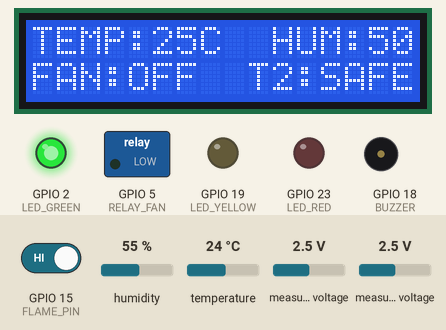
Simulated run of this sketch. Board: ESP32. On the bench: 16×2 character LCD, switched loads named in the sketch (green lamp = pin HIGH), output pins drawn as LEDs (lit = HIGH), buzzer (waves = sounding, pin HIGH). The test bench sets the inputs (shaded band); at power-on: measured voltage 2.5 V, GPIO 15 (FLAME_PIN) HIGH, temperature 24 °C, humidity 55 %. WiFi joins after 1.5 s; servers stay silent unless stated; no MQTT or app messages arrive unless stated; what the sketch prints to the serial monitor is not drawn.

Above: at 3.8 s.
3.9 s: measured voltage (sensor 201) set to 3.6 V
At 6.5 s:
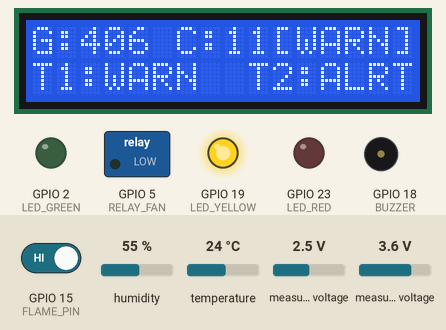
9.1 s: measured voltage (sensor 201) set to 3.9 V
At 11.0 s:
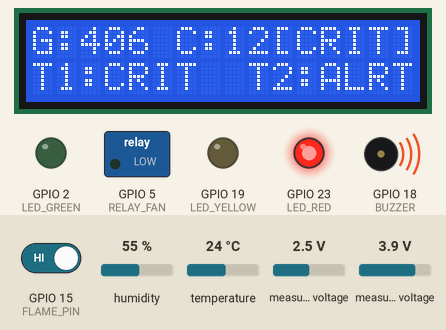
19.1 s: GPIO 15 (FLAME_PIN) driven LOW
At 19.5 s:
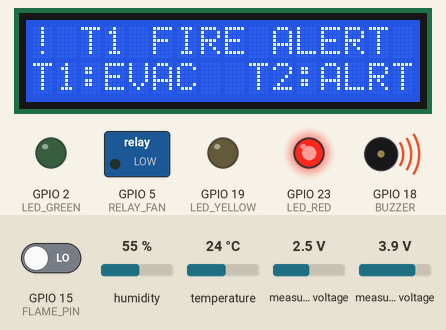
30.6 s: measured voltage (sensor 201) set to 0.1 V
42.1 s: GPIO 15 (FLAME_PIN) driven HIGH
At 51.6 s:
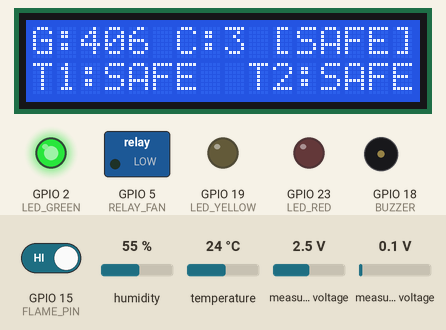
53.6 s: temperature set to 39 °C
At 58.0 s:
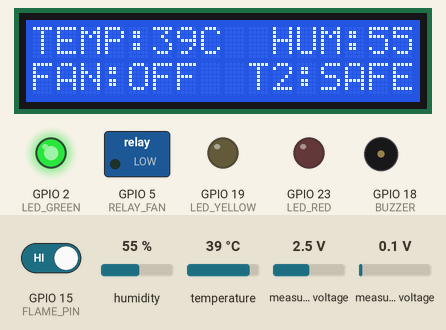
65.1 s: temperature set to 42 °C
At 66.5 s:
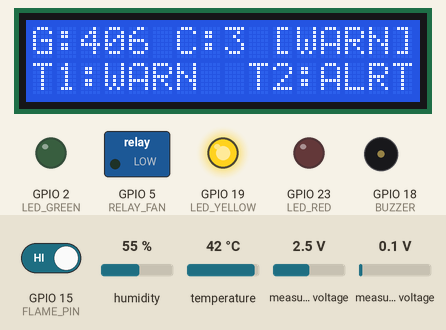
Timing chart, 0 to 67.7 s (numbered marks = the images above; inputs shaded):
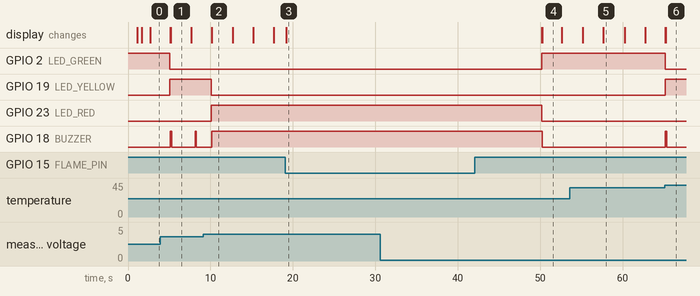

Measured:
- the behaviour switches between 3.7 and 3.8 V on measured voltage (sensor 201) (found by bisection; images 1 and 2)
- the behaviour switches between 40 and 41 °C on temperature (found by bisection; images 5 and 6)
- after the input at 9.1 s, GPIO 19 (LED_YELLOW): HIGH → LOW after 0.99 s; GPIO 23 (LED_RED): LOW → HIGH after 0.99 s; the display: first changes after 1.0 s (image 2 shows a later state)
- after the input at 19.1 s, the display: changes after 0.10 s (image 3)
- after the input at 30.6 s, every drawn part: stays the same
- after the input at 42.1 s, GPIO 2 (LED_GREEN): LOW → HIGH after 8.1 s; GPIO 23 (LED_RED): HIGH → LOW after 8.1 s; GPIO 18 (BUZZER): HIGH → LOW after 8.2 s; the display: first changes after 8.1 s (image 4 shows a later state)
- after the input at 53.6 s, the display: first differs from a run without the input after 4.1 s (image 5)
- after the input at 65.1 s, GPIO 2 (LED_GREEN): HIGH → LOW after 0.06 s; GPIO 19 (LED_YELLOW): LOW → HIGH after 0.06 s; GPIO 18 (BUZZER): LOW → HIGH after 0.11 s, → LOW 0.15 s later; the display: first changes after 0.11 s (image 6 shows a later state)

The sketch:

esp32.ino
```cpp
#include <WiFi.h>
#include <PubSubClient.h>
#include <ArduinoJson.h>
#include <DHT.h>
#include <Wire.h>
#include <Adafruit_ADS1X15.h>
#include <LiquidCrystal_I2C.h>

// --- Configuration ---
const char* ssid = "realme P3 Ultra 5G 7CC6";
const char* password = "12345678911";
const char* mqtt_server = "broker.emqx.io"; // Public EMQX MQTT Broker
const int mqtt_port = 1883;

// Device & MQTT Topics
const char* device_id = "ESP32_NODE_01";
const char* topic_telemetry = "minesentinel/device/ESP32_NODE_01/telemetry";

// --- Hardware Pins for ESP32 (30-Pin Dev Module / Breakout Shield) ---
#define DHTPIN 4          // GPIO4 / D4
#define DHTTYPE DHT11

#define FLAME_PIN 15      // GPIO15 / D15

#define LED_GREEN 2       // GPIO2 / D2
#define LED_YELLOW 19     // GPIO19 / D19
#define LED_RED 23        // GPIO23 / D23
#define BUZZER 18         // GPIO18 / D18
#define RELAY_FAN 5       // GPIO5 / D5 (1k Pull-up to 5V relay control)

// Hardware I2C Bus Pins on ESP32
#define I2C_SDA 21
#define I2C_SCL 22

// --- Safety Threshold Constants (Calibrated for Real Hardware & Room Conditions) ---
// SAFE: Gas <= 450 ppm, CO <= 50 ppm, Temp <= 40°C
// WARNING: Gas > 450 ppm, CO > 50 ppm, Temp > 40°C
// CRITICAL: Gas > 850 ppm, CO > 120 ppm, Temp > 50°C, or Flame Detected
#define THRESHOLD_GAS_WARN   450.0  // MQ-2 Combustible Gas/Smoke Warning (ppm)
#define THRESHOLD_GAS_CRIT   850.0  // MQ-2 Combustible Gas/Smoke Critical (ppm)
#define THRESHOLD_CO_WARN    50.0   // MQ-7 Carbon Monoxide Warning (ppm)
#define THRESHOLD_CO_CRIT    120.0  // MQ-7 Carbon Monoxide Critical (ppm)
#define THRESHOLD_TEMP_WARN  40.0   // Temperature Warning (°C)
#define THRESHOLD_TEMP_CRIT  50.0   // Temperature Critical (°C)

// --- Objects ---
WiFiClient espClient;
PubSubClient client(espClient);
DHT dht(DHTPIN, DHTTYPE);
Adafruit_ADS1115 ads;
LiquidCrystal_I2C* lcd = nullptr; // Will dynamically instantiate at auto-detected address (0x27 or 0x3F)

// --- Timers & State ---
unsigned long lastMsg = 0;
const long interval = 5000; // Publish every 5 seconds

bool lcd_initialized = false;
bool ads_initialized = false;
const char* current_risk = "SAFE";

// Helper function to control Relay & Fan
void setFan(bool on) {
  if (on) {
    pinMode(RELAY_FAN, INPUT);     // High-Z: 1k pull-up resistor powers relay ON
  } else {
    pinMode(RELAY_FAN, OUTPUT);
    digitalWrite(RELAY_FAN, LOW);  // Grounded: ESP32 sinks to 0V, turning relay OFF
  }
}

// LCD Page Rotation State
int lcdPage = 0;
unsigned long lastLcdRotate = 0;
const long lcdRotateInterval = 2500; // Switch page every 2.5 seconds

// Helper function to render 16x2 LCD Interface with 2 Rotating Pages
void updateLCDDisplay(float gas, float co, float temp, float hum, bool flame, const char* risk_level) {
  if (!lcd_initialized || lcd == nullptr) return;

  lcd->clear();

  if (flame) {
    // Immediate Emergency Screen (Tunnel 1 Fire -> Tunnel 2 Evacuation Alert)
    lcd->setCursor(0, 0);
    lcd->print("! T1 FIRE ALERT !");
    lcd->setCursor(0, 1);
    lcd->print("T1:EVAC  T2:ALRT");
    return;
  }

  if (lcdPage == 0) {
    // === PAGE 1: Gas Telemetry & Dual-Tunnel Cascaded Alert Status ===
    lcd->setCursor(0, 0);
    char gasBuf[12];
    snprintf(gasBuf, sizeof(gasBuf), "G:%d C:%d", (int)gas, (int)co);
    lcd->print(gasBuf);

    // Right-align status tag at column 10 (Columns 10 to 15)
    lcd->setCursor(10, 0);
    if (strcmp(risk_level, "CRITICAL") == 0) {
      lcd->print("[CRIT]");
    } else if (strcmp(risk_level, "WARNING") == 0) {
      lcd->print("[WARN]");
    } else {
      lcd->print("[SAFE]");
    }

    // Line 2: Dual-Tunnel Status (Tunnel 1 condition + Tunnel 2 cascaded alert)
    lcd->setCursor(0, 1);
    if (strcmp(risk_level, "CRITICAL") == 0) {
      lcd->print("T1:CRIT  T2:ALRT");
    } else if (strcmp(risk_level, "WARNING") == 0) {
      lcd->print("T1:WARN  T2:ALRT");
    } else {
      lcd->print("T1:SAFE  T2:SAFE");
    }
  } else {
    // === PAGE 2: Temperature, Humidity & Exhaust Fan / Tunnel 2 Output ===
    lcd->setCursor(0, 0);
    char buf1[17];
    snprintf(buf1, sizeof(buf1), "TEMP:%dC  HUM:%d%%", (int)temp, (int)hum);
    lcd->print(buf1);

    lcd->setCursor(0, 1);
    if (strcmp(risk_level, "CRITICAL") == 0) {
      lcd->print("FAN:ON   T2:EVAC");
    } else if (strcmp(risk_level, "WARNING") == 0) {
      lcd->print("FAN:ON   T2:WARN");
    } else {
      lcd->print("FAN:OFF  T2:SAFE");
    }
  }
}

void initI2CDevices() {
  Wire.begin(I2C_SDA, I2C_SCL);
  Wire.setTimeOut(100); // 100ms timeout prevents I2C freezing

  Serial.println("\n--- Scanning I2C Bus on GPIO21(SDA) & GPIO22(SCL) ---");
  byte count = 0;
  byte lcd_addr = 0;

  for (byte address = 1; address < 127; address++) {
    Wire.beginTransmission(address);
    byte error = Wire.endTransmission();

    if (error == 0) {
      Serial.print("[I2C Found] Device at address 0x");
      if (address < 16) Serial.print("0");
      Serial.println(address, HEX);
      count++;

      if (address == 0x27 || address == 0x3F) {
        lcd_addr = address;
      }
      if (address == 0x48) {
        ads_initialized = true;
      }
    }
  }

  if (count == 0) {
    Serial.println("[I2C] No I2C devices found. Check SDA (D21) & SCL (D22) wiring.");
  } else {
    Serial.printf("[I2C] Total %d device(s) detected.\n", count);
  }

  // Initialize LCD with auto-detected address (or fallback to 0x27)
  if (lcd_addr == 0) {
    lcd_addr = 0x27; // Standard fallback
    Serial.println("[LCD] Auto-detect empty, defaulting to 0x27.");
  }
  Serial.printf("[LCD] Initializing LCD at address 0x%02X...\n", lcd_addr);
  if (lcd != nullptr) delete lcd;
  lcd = new LiquidCrystal_I2C(lcd_addr, 16, 2);
  lcd->init();
  lcd->backlight();
  lcd_initialized = true;

  lcd->setCursor(0, 0);
  lcd->print("MineSentinel AI");
  lcd->setCursor(0, 1);
  lcd->print("Connecting WiFi.");

  // Initialize ADS1115
  if (ads_initialized) {
    if (ads.begin(0x48, &Wire)) {
      Serial.println("[ADC] ADS1115 16-bit ADC initialized successfully on 0x48.");
    } else {
      Serial.println("[ADC] ADS1115 begin failed.");
      ads_initialized = false;
    }
  } else {
    Serial.println("[ADC] ADS1115 not found at 0x48 — using internal fallback.");
  }
}

void setup_wifi() {
  delay(10);
  Serial.println();
  Serial.print("Connecting to Wi-Fi: ");
  Serial.println(ssid);

  WiFi.mode(WIFI_STA);
  WiFi.begin(ssid, password);

  int attempts = 0;
  // Non-blocking timeout after 20 attempts (10 seconds) so offline operation is supported
  while (WiFi.status() != WL_CONNECTED && attempts < 20) {
    delay(500);
    Serial.print(".");
    if (lcd_initialized && lcd) {
      lcd->setCursor(15, 1);
      lcd->print((attempts % 2 == 0) ? "." : " ");
    }
    attempts++;
  }

  if (WiFi.status() == WL_CONNECTED) {
    Serial.println("\nWiFi connected!");
    Serial.print("IP address: ");
    Serial.println(WiFi.localIP());

    if (lcd_initialized && lcd) {
      lcd->setCursor(0, 1);
      lcd->print("WiFi Connected! ");
      delay(1000);
    }
  } else {
    Serial.println("\n[WiFi Warning] Connection timed out! Running in Standalone / Offline Sensor Mode.");
    if (lcd_initialized && lcd) {
      lcd->setCursor(0, 1);
      lcd->print("WiFi: Offline   ");
      delay(1500);
    }
  }
}

unsigned long lastMqttRetry = 0;

void reconnect() {
  if (WiFi.status() != WL_CONNECTED) return;
  if (millis() - lastMqttRetry < 5000) return; // Non-blocking throttle: retry every 5s without freezing
  lastMqttRetry = millis();

  // Unique client ID prevents broker disconnect kicks on public EMQX broker
  String clientId = "ESP32_NODE_01_" + String((uint32_t)ESP.getEfuseMac(), HEX);
  Serial.printf("Attempting MQTT connection as %s...", clientId.c_str());
  if (client.connect(clientId.c_str())) {
    Serial.println("connected!");
  } else {
    Serial.printf("failed, rc=%d (will retry in background)\n", client.state());
  }
}

void setup() {
  Serial.begin(115200);

  // Initialize Pins (Use INPUT_PULLUP for open-collector LM393 IR Flame module)
  pinMode(FLAME_PIN, INPUT_PULLUP);

  pinMode(LED_GREEN, OUTPUT);
  pinMode(LED_YELLOW, OUTPUT);
  pinMode(LED_RED, OUTPUT);
  pinMode(BUZZER, OUTPUT);

  // Default states: GREEN ON (System Normal & Safe on Startup)
  digitalWrite(LED_GREEN, HIGH);
  digitalWrite(LED_YELLOW, LOW);
  digitalWrite(LED_RED, LOW);
  digitalWrite(BUZZER, LOW);
  setFan(false); // Fan initially OFF

  // Scan I2C bus and initialize LCD + ADS1115
  initI2CDevices();

  // Initialize DHT11
  dht.begin();

  setup_wifi();
  client.setServer(mqtt_server, mqtt_port);
  client.setBufferSize(512); // CRITICAL: Expand PubSubClient packet buffer to 512 bytes so JSON is never dropped

  Serial.println("\n=== MineSentinel AI ESP32 Node Online (Flame Safety Latched) ===");
}

// Global cached telemetry for LCD rotation & immediate publishing
float latest_t = 25.0;
float latest_h = 50.0;
float latest_gas = 15.0;
float latest_co = 20.0;

// Flame Latch & Immediate Publishing State
unsigned long flame_latch_until = 0;
const unsigned long FLAME_LATCH_DURATION = 8000; // Hold alert for 8 seconds so momentary lighter flame is guaranteed captured
bool last_flame_sent = false;
unsigned long lastFlameDebug = 0;

// Global state for Buzzer Warning Pulse
unsigned long lastBuzzerWarn = 0;
const long buzzerWarnInterval = 3000; // 3-second gap between warning beeps

// Modular Telemetry Publisher: called periodically (every 5s) OR immediately upon flame detection
void publishTelemetry(bool is_flame, const char* risk_override = nullptr) {
  const char* risk_to_send = (risk_override != nullptr) ? risk_override : (is_flame ? "CRITICAL" : current_risk);

  StaticJsonDocument<512> doc;
  doc["device_id"] = device_id;
  doc["tunnel"] = "Tunnel 1";
  doc["tunnel_1_status"] = risk_to_send;
  doc["tunnel_2_alert"] = (strcmp(risk_to_send, "SAFE") != 0) ? 1 : 0;
  doc["gas"] = latest_gas;
  doc["co"] = latest_co;
  doc["temperature"] = latest_t;
  doc["humidity"] = latest_h;
  doc["flame"] = is_flame ? 1 : 0;
  doc["rssi"] = WiFi.RSSI();
  doc["uptime_mins"] = (int)(millis() / 60000);
  doc["battery"] = 100.0;
  doc["firmware"] = "v2.4.2-ESP32-FlameLatch";

  char buffer[512];
  size_t n = serializeJson(doc, buffer, sizeof(buffer));

  Serial.print("[MQTT Telemetry] ");
  Serial.println(buffer);
  if (client.connected()) {
    bool ok = client.publish(topic_telemetry, buffer);
    if (!ok) {
      Serial.println("[MQTT ERROR] client.publish() failed! Packet exceeded buffer or disconnected.");
    }
  }
}

void loop() {
  if (!client.connected()) {
    reconnect();
  }
  client.loop();

  unsigned long now = millis();

  // ── FLAME DETECTION WITH SAFETY LATCH & IMMEDIATE EMERGENCY DISPATCH ──
  int flame_val = digitalRead(FLAME_PIN);
  // Standard optical IR flame modules (LM393) output LOW on DO when flame/fire is detected.
  bool raw_flame_sensed = (flame_val == LOW);

  if (raw_flame_sensed) {
    flame_latch_until = now + FLAME_LATCH_DURATION;
  }
  bool is_flame_active = (now < flame_latch_until);

  // Serial Diagnostic every 2.5s for easy hardware calibration via Serial Monitor
  if (now - lastFlameDebug > 2500) {
    lastFlameDebug = now;
    Serial.printf("[FLAME SENSOR] GPIO15 DO: %d (%s) | Latch: %s | Risk: %s\n",
                  flame_val, raw_flame_sensed ? "FIRE DETECTED" : "CLEAR",
                  is_flame_active ? "LATCHED ACTIVE" : "IDLE", current_risk);
  }

  // IMMEDIATE Emergency State Transition Dispatch (Bypasses 5-second periodic wait)
  if (is_flame_active && !last_flame_sent) {
    last_flame_sent = true;
    current_risk = "CRITICAL";
    digitalWrite(LED_RED, HIGH);
    digitalWrite(LED_GREEN, LOW);
    digitalWrite(LED_YELLOW, LOW);
    digitalWrite(BUZZER, HIGH);
    setFan(true);
    updateLCDDisplay(1000.0, 200.0, 35.0, 50.0, true, "CRITICAL");

    Serial.println("🚨 [EMERGENCY OVERRIDE] Fire outbreak! Immediate MQTT Emergency Publish to broker & mobile gateway...");
    publishTelemetry(true, "CRITICAL");
  } else if (!is_flame_active && last_flame_sent) {
    last_flame_sent = false;
    Serial.println("✅ [FIRE CLEARED] Flame extinguished & latch expired. Immediate MQTT recovery broadcast...");
    publishTelemetry(false);
  }

  // Continuous Hardware Actuation during active flame latch
  if (is_flame_active) {
    digitalWrite(LED_RED, HIGH);
    digitalWrite(LED_GREEN, LOW);
    digitalWrite(LED_YELLOW, LOW);
    digitalWrite(BUZZER, HIGH); // Continuous siren during fire
    setFan(true);               // Turn on exhaust fan in fire!
    current_risk = "CRITICAL";
    updateLCDDisplay(1000.0, 200.0, 35.0, 50.0, true, "CRITICAL");
  }

  // --- Dynamic Buzzer Management (when no flame) ---
  if (!is_flame_active) {
    if (strcmp(current_risk, "CRITICAL") == 0) {
      digitalWrite(BUZZER, HIGH); // Continuous siren for critical gas/temp
    } else if (strcmp(current_risk, "WARNING") == 0) {
      // 3-Second Gap Caution Beep: 150ms beep ON, then silent for the rest of the 3 seconds
      if (now - lastBuzzerWarn < 150) {
        digitalWrite(BUZZER, HIGH); // Short caution beep
      } else if (now - lastBuzzerWarn < buzzerWarnInterval) {
        digitalWrite(BUZZER, LOW);  // 3-second silence gap
      } else {
        lastBuzzerWarn = now;       // Restart 3-second cycle
      }
    } else {
      digitalWrite(BUZZER, LOW);    // Silent in Safe mode
    }
  }

  // Smooth 2.5s LCD Page Rotation (Independent Timer, when no flame)
  if (!is_flame_active && (now - lastLcdRotate > lcdRotateInterval)) {
    lastLcdRotate = now;
    lcdPage = (lcdPage + 1) % 2; // Toggle between Page 0 and Page 1
    updateLCDDisplay(latest_gas, latest_co, latest_t, latest_h, false, current_risk);
  }

  // Periodic Telemetry Publishing & Sensor Refresh (Every 5 seconds)
  if (now - lastMsg > interval) {
    lastMsg = now;

    // Read DHT with fallback defaults if disconnected
    float h = dht.readHumidity();
    float t = dht.readTemperature();

    if (isnan(h) || isnan(t)) {
      Serial.println("[WARN] DHT11 not responding on GPIO 4 — using baseline (T:25C, H:50%)");
      h = 50.0;
      t = 25.0;
    }
    latest_h = h;
    latest_t = t;

    // Read MQ sensors via ADS1115 (or fallback if ADC disconnected)
    float mq2_ppm = 25.0;
    float mq7_ppm = 5.0;

    if (ads_initialized) {
      int16_t adc0 = ads.readADC_SingleEnded(0); // MQ-2 Gas
      int16_t adc1 = ads.readADC_SingleEnded(1); // MQ-7 CO
      mq2_ppm = map(adc0, 0, 32767, 0, 1000);
      mq7_ppm = map(adc1, 0, 32767, 0, 200);
    }
    if (mq2_ppm < 0) mq2_ppm = 0;
    if (mq7_ppm < 0) mq7_ppm = 0;
    latest_gas = mq2_ppm;
    latest_co = mq7_ppm;

    // --- Unified Hazard Response (non-flame conditions) ---
    if (!is_flame_active) {
      if (mq2_ppm > THRESHOLD_GAS_CRIT || mq7_ppm > THRESHOLD_CO_CRIT || t > THRESHOLD_TEMP_CRIT) {
        // CRITICAL: RED LED + Continuous Siren + Fan
        digitalWrite(LED_RED, HIGH);
        digitalWrite(LED_GREEN, LOW);
        digitalWrite(LED_YELLOW, LOW);
        setFan(true);                  // Exhaust fan ON
        current_risk = "CRITICAL";
        Serial.println("[CRITICAL] Hazard threshold exceeded — Continuous Siren & Fan ACTIVE.");
      } else if (mq2_ppm > THRESHOLD_GAS_WARN || mq7_ppm > THRESHOLD_CO_WARN || t > THRESHOLD_TEMP_WARN) {
        // WARNING: YELLOW LED + Fan + 3s Interval Buzzer Beep
        digitalWrite(LED_YELLOW, HIGH);
        digitalWrite(LED_GREEN, LOW);
        digitalWrite(LED_RED, LOW);
        setFan(true);                  // Exhaust fan ON to clear warning gas
        current_risk = "WARNING";
        Serial.println("[WARNING] Elevated readings — Yellow LED & 3s Buzzer Pulse ACTIVE.");
      } else {
        // SAFE: All parameters nominal (Green LED ON)
        digitalWrite(LED_GREEN, HIGH);
        digitalWrite(LED_YELLOW, LOW);
        digitalWrite(LED_RED, LOW);
        setFan(false);                 // Safe, fan OFF
        current_risk = "SAFE";
      }

      // Update 16x2 LCD display
      updateLCDDisplay(mq2_ppm, mq7_ppm, t, h, false, current_risk);
    }

    // Publish periodic telemetry payload
    publishTelemetry(is_flame_active);
  }
}
```
